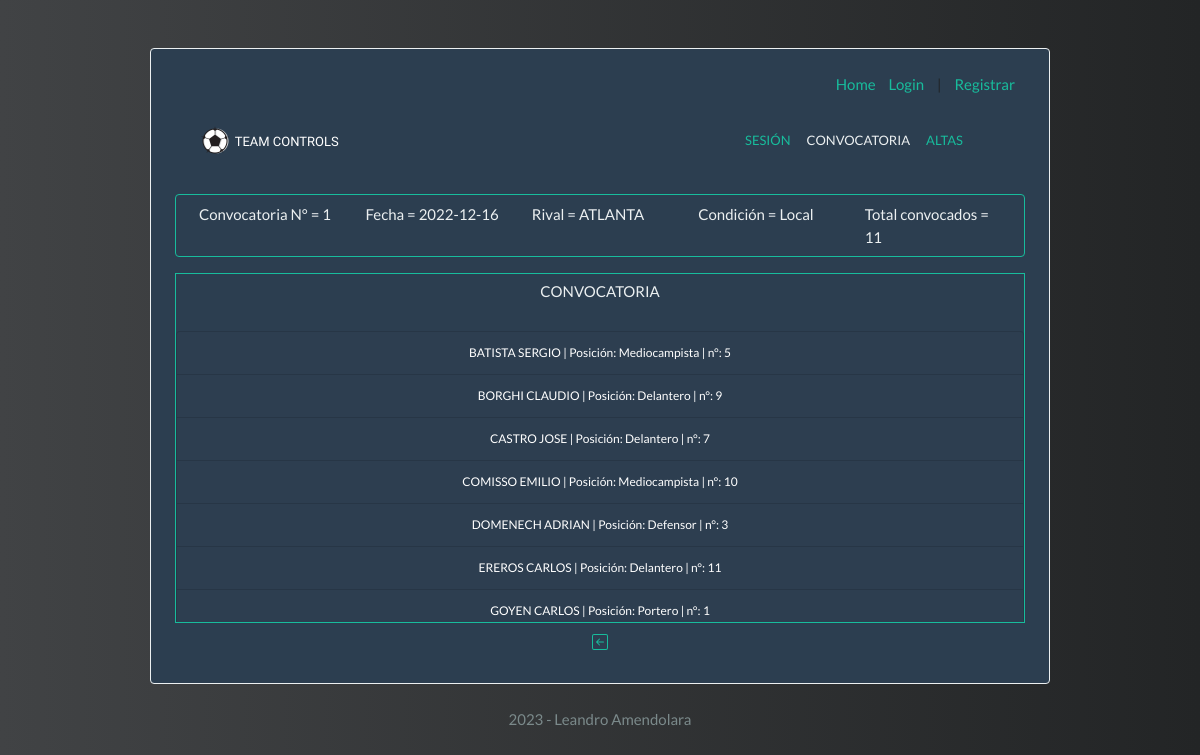
Screenshot of /ver-convocatoria/1 with the database file from the repository.
### models.py (models this page shows, shortened)
class Convocatorias(db.Model):
    __tablename__ = "convocatorias"
    id = db.Column(db.Integer, primary_key=True, autoincrement=True)
    fecha = db.Column(db.Integer)
    rival = db.Column(db.String(200), nullable=False)
    condicion = db.Column(db.String(200), nullable=False)
    convocados = db.Column(db.Integer)
    jugadores_convocados = db.relationship("Jugadores_Convocados")

class Jugadores(db.Model):
    __tablename__ = "jugadores"
    id = db.Column(db.Integer, primary_key=True, autoincrement=True)
    nombres = db.Column(db.String(200), nullable=False)
    apellidos = db.Column(db.String(200), nullable=False)
    posicion = db.Column(db.String(200), nullable=False)
    dorsal = db.Column(db.Integer)
    no_disponible = db.Column(db.Boolean, nullable=False)
    correccion = db.Column(db.Boolean, nullable=False)
    animar = db.Column(db.Boolean, nullable=False)
    entrenamiento = db.relationship("Asistencia")
    convocatoria = db.relationship("Jugadores_Convocados")

### app.py (the view)
@app.route("/ver-convocatoria/<id>", methods=["GET"])
def ver_convocatoria(id):
    convocatoria = db.session.query(Convocatorias).filter_by(id=int(id)).first()
    jugadores_convocatoria = db.session.query(Jugadores).join(Jugadores_Convocados,
                                                              Jugadores.id == Jugadores_Convocados.id_jugador) \
        .filter_by(id_convocatoria=int(id)).all()
    db.session.close()
    return render_template("ver-convocatoria.html", convocatoria=convocatoria,
                           jugadores_convocatoria=jugadores_convocatoria)

### templates/ver-convocatoria.html (shortened to what this page needs)
{% extends "base_template.html" %}
            {% block content %}
                    <div class="col collapse navbar-collapse ml-auto" id="navbarColor03">
                    <ul class="navbar-nav ml-auto">
                        <li class="nav-item ml-auto"><a class="nav-link" href="{{ url_for('sesion') }}">SESIÓN</a></li>
                        <li class="nav-item ml-auto"><a class="nav-link text-light" href="{{ url_for('convocatoria') }}">CONVOCATORIA</a></li>
                        <li class="nav-item ml-auto"><a class="nav-link" href="{{ url_for('altas') }}">ALTAS</a></li>
                    </ul>
                </div>
            </div>
         </nav>
         <div class="row container-lg mt-2 p-2 form-group border text-light border-success rounded" style="margin-left: 0px;margin-top: -10px">
             <div class="col">
                    <span>
                        Convocatoria N° = {{convocatoria.id}}
                    </span>
             </div>
             <div class="col">
                    <span>
                        Fecha = {{convocatoria.fecha}}
                    </span>
             </div>
             <div class="col">
                    <span>
                        Rival = {{convocatoria.rival}}
                    </span>
             </div>
             <div class="col">
                    <span>
                        Condición = {{convocatoria.condicion}}
                    </span>
             </div>
             <div class="col">
                    <span>
                        Total convocados = {{convocatoria.convocados}}
                    </span>
             </div>
        </div>
        <div class="container sm border border-success list_scroll_bar">
            <h6 class="text-light mt-2 text-center">CONVOCATORIA</h6>
            <ul id="list-scroll" class="row list-group">
                {% for jugador in jugadores_convocatoria %}
                    <li class="col text-center list-group-item list-group-item-action list-group-item-info text-white list_bg">
                        <span>
                            {{jugador.apellidos}} {{jugador.nombres}} | Posición: {{jugador.posicion}} | n°: {{jugador.dorsal}}
                        </span>
                    </li>
                {% endfor %}
            </ul>
        </div>
        <div class="col nav-link text-center">
                <a href="/crear-convocatoria">
                </a>
        </div>
        {% endblock %}

### static/main.css (style rules this page uses)
.nav-link { font-size: 13px; }
body { background: #232526; background: -webkit-linear-gradient(to right, #414345, #232526); background: linear-gradient(to right, #414345, #232526); }
.list_scroll_bar { overflow-y: scroll; height: 350px; }
.list_bg { background: #2d3e50; font-size: 12px; }

### rows the page displays
Convocatorias: id "1", fecha "2022-12-16", rival "ATLANTA", condicion "Local", convocados "11"
Jugadores: apellidos "BATISTA", nombres "SERGIO", posicion "Mediocampista", dorsal "5"
Jugadores: apellidos "BORGHI", nombres "CLAUDIO", posicion "Delantero", dorsal "9"
Jugadores: apellidos "CASTRO", nombres "JOSE", posicion "Delantero", dorsal "7"
Jugadores: apellidos "COMISSO", nombres "EMILIO", posicion "Mediocampista", dorsal "10"
Jugadores: apellidos "DOMENECH", nombres "ADRIAN", posicion "Defensor", dorsal "3"
Jugadores: apellidos "EREROS", nombres "CARLOS", posicion "Delantero", dorsal "11"
Jugadores: apellidos "GOYEN", nombres "CARLOS", posicion "Portero", dorsal "1"
